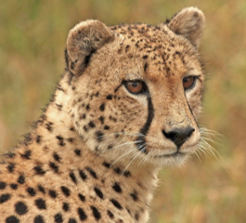
#> input picture Guepardo.png, 246 x 223 px
$ python Practica2.py   (older library calls are emulated)
#> lines starting #> are read from the running program, lines starting #| are printed output that depends on the picture
#Isaac Alejandro Gutiérrez Huerta 19110198 7E1
#Sistemas de Visión Artificial

import numpy as np
from PIL import Image
from matplotlib import pyplot as plt
import cv2 #opencv
import os
import math

os.system("cls")

img1=cv2.imread('Guepardo.png',1)
#> img1 is the input picture: shape (223, 246, 3); mean B, G, R 90.3, 133.4, 164.6
img2=cv2.imread('Aguila.png',1)
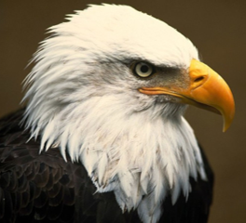
#> input picture Aguila.png, 246 x 223 px
#> img2 is the input picture: shape (223, 246, 3); mean B, G, R 94, 113.9, 125

img_orig = np.concatenate((img1, img2), axis=1)
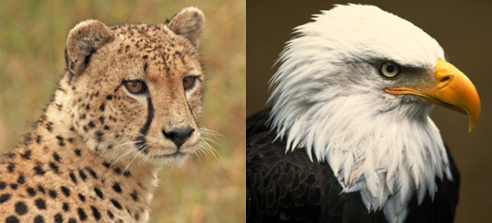
#> img_orig: shape (223, 492, 3); mean B, G, R 92.2, 123.6, 144.8

cv2.imshow("Imagenes originales",img_orig)
k=0
while (k!=105):
    k=cv2.waitKey(0)
#> (key Esc is pressed here)
    if k == ord('i'): # wait for 'i' key to continue
        cv2.destroyAllWindows()

#------------SUMA
suma1=cv2.add(img1,img2)
cv2.imwrite("Suma1.png",suma1)
suma1 = np.concatenate((img1, suma1, img2), axis=1)

suma2=img1+img2
suma2 = np.concatenate((img1, suma2, img2), axis=1)

suma3=np.array(img1)+np.array(img2)
suma3=np.concatenate((img1, suma3, img2), axis=1)

suma=np.concatenate((suma1, suma2, suma3), axis=0)
cv2.imshow("Suma",suma)
cv2.imwrite("Suma.png",suma)
cv2.waitKey(3000)
cv2.destroyAllWindows()

#------------RESTA
resta1=cv2.subtract(img1,img2)
cv2.imwrite("Resta1.png",resta1)
resta1 = np.concatenate((img1, resta1, img2), axis=1)

resta2=img1-img2
resta2 = np.concatenate((img1, resta2, img2), axis=1)

resta3=np.array(img1)-np.array(img2)
resta3=np.concatenate((img1, resta3, img2), axis=1)

resta=np.concatenate((resta1, resta2, resta3), axis=0)
cv2.imshow("Resta",resta)
cv2.imwrite("Resta.png",resta)
cv2.waitKey(3000)
cv2.destroyAllWindows()

#------------MULTIPLICACIÓN
mult1=cv2.multiply(img1,img2)
cv2.imwrite("Multiplicacion1.png",mult1)
mult1= np.concatenate((img1, mult1, img2), axis=1)

mult2=img1*img2
mult2= np.concatenate((img1, mult2, img2), axis=1)

mult=np.concatenate((mult1, mult2), axis=0)
cv2.imshow("Multiplicacion",mult)
cv2.imwrite("Multiplicacion.png",mult)
cv2.waitKey(3000)
cv2.destroyAllWindows()

#------------DIVISIÓN
div1=cv2.divide(img1,img2)
cv2.imwrite("Division1.png",div1)
div1= np.concatenate((img1, div1, img2), axis=1)

div2=img1/img2
div2= np.concatenate((img1, div2, img2), axis=1)

div=np.concatenate((div1, div2),axis=0)
cv2.imshow("Division",div)
cv2.imwrite("Division.png",div)
cv2.waitKey(3000)
cv2.destroyAllWindows()

#------------LOGARÍTMO NATURAL
c = 255 / np.log(1 + np.max(img1))
log11 = c * (np.log(img1 + 1))
log11 = np.array(log11, dtype = np.uint8)
cv2.imwrite("LogaritmoNatural1.png",log11)
c = 255 / np.log(1 + np.max(img2))
log12 = c * (np.log(img2 + 1))
log12 = np.array(log12, dtype = np.uint8)
cv2.imwrite("LogaritmoNatural2.png",log12)

log1=np.concatenate((img1, log11, log12, img2), axis=1)

log21=np.log(img1)
log21 = np.asarray(log21, dtype="uint8")
log22=np.log(img2)
log22 = np.asarray(log22, dtype="uint8")
log2=np.concatenate((img1, log21, log22, img2), axis=1)

log=np.concatenate((log1, log2), axis=0)

cv2.imwrite("LogaritmoNatural.png",log)
cv2.imshow("Logaritmo Natural",log)

cv2.waitKey(3000)
cv2.destroyAllWindows()

#------------RAÍZ
sqrt21=img1**(0.5)
cv2.imwrite("RaizCuadrada1.png",sqrt21)
sqrt22=img2**(0.5)
cv2.imwrite("RaizCuadrada2.png",sqrt22)
sqrt2=np.concatenate((img1,sqrt21,sqrt22,img2),axis=1)

sqrt31=np.sqrt(img1)
sqrt31 = np.asarray(sqrt31, dtype="uint8")
sqrt32=np.sqrt(img2)
sqrt32 = np.asarray(sqrt32, dtype="uint8")
sqrt3=np.concatenate((img1,sqrt31,sqrt32,img2),axis=1)

sqrt=np.concatenate((sqrt2, sqrt3),axis=0)
cv2.imshow("Raiz Cuadrada",sqrt)
cv2.imwrite("Raiz Cuadrada.png",sqrt)
cv2.waitKey(3000)
cv2.destroyAllWindows()

#------------POTENCIA
pot11=cv2.pow(img1,2)
cv2.imwrite("Potencia1.png",pot11)
pot12=cv2.pow(img2,2)
cv2.imwrite("Potencia2.png",pot12)
pot1=np.concatenate((img1,pot11,pot12,img2),axis=1)

pot21=img1**2
pot22=img2**2
pot2=np.concatenate((img1,pot21,pot22,img2),axis=1)

pot31=np.power(img1, 2)
pot32=np.power(img2, 2)
pot3=np.concatenate((img1,pot31,pot32,img2),axis=1)

pot=np.concatenate((pot1,pot2,pot3),axis=0)
cv2.imshow("Potencia",pot)
cv2.imwrite("Potencia.png",pot)
cv2.waitKey(3000)
cv2.destroyAllWindows()

#------------DERIVADA
der1=cv2.Sobel(img1,ddepth=cv2.CV_64F, dx=1, dy=1, ksize=5)
cv2.imwrite("Derivada1.png",der1)
der2=cv2.Sobel(img2,ddepth=cv2.CV_64F, dx=1, dy=1, ksize=5)
cv2.imwrite("Derivada2.png",der2)
der=np.concatenate((img1,der1,der2,img2),axis=1)

cv2.imshow("Derivada",der)
cv2.imwrite("Derivada.png",der)
cv2.waitKey(3000)
cv2.destroyAllWindows()

#------------CONJUNCIÓN
and1=cv2.bitwise_and(img1,img2)
cv2.imwrite("Conjuncion1.png",and1)
and1=np.concatenate((img1,and1,img2),axis=1)

cv2.imshow("Conjuncion",and1)
cv2.imwrite("Conjuncion.png",and1)
cv2.waitKey(3000)
cv2.destroyAllWindows()

#------------DISYUNCIÓN
or1=cv2.bitwise_or(img1,img2)
cv2.imwrite("Disyuncion1.png",or1)
or1=np.concatenate((img1,or1,img2),axis=1)

cv2.imshow("Disyuncion",or1)
cv2.imwrite("Disyuncion.png",or1)
cv2.waitKey(3000)
cv2.destroyAllWindows()

#------------NEGACIÓN
not11=cv2.bitwise_not(img1)
cv2.imwrite("Negacion1.png",not11)
not12=cv2.bitwise_not(img2)
cv2.imwrite("Negacion2.png",not12)
not1=np.concatenate((img1,not11,not12,img2),axis=1)

cv2.imshow("Negacion",not1)
cv2.imwrite("Negacion.png",not1)
cv2.waitKey(3000)
cv2.destroyAllWindows()

#------------TRASLACIÓN
ancho=img1.shape[1]
alto=img1.shape[0]
M1=np.float32([[1,0,50],[0,1,25]])
M2=np.float32([[1,0,-50],[0,1,25]])
tras11=cv2.warpAffine(img1,M1,(ancho,alto))
cv2.imwrite("Traslacion1.png",tras11)
tras12=cv2.warpAffine(img2,M2,(ancho,alto))
cv2.imwrite("Traslacion2.png",tras12)
tras1=np.concatenate((img1,tras11,tras12,img2),axis=1)

cv2.imshow("Traslacion",tras1)
cv2.imwrite("Traslacion.png",tras1)
cv2.waitKey(3000)
cv2.destroyAllWindows()

#------------ESCALADO
porc_escalado=50
ancho2=int(img1.shape[1]*porc_escalado/100)
alto2=int(img1.shape[0]*porc_escalado/100)
escal1=(ancho2,alto2)
escal11=cv2.resize(img1,escal1)
cv2.imwrite("Escalado1.png",escal11)
escal12=cv2.resize(img2,escal1)
cv2.imwrite("Escalado2.png",escal12)
escal1=np.concatenate((escal11,escal12),axis=1)

cv2.imshow("Escalado",escal1)
cv2.imwrite("Escalado.png",escal1)
cv2.waitKey(3000)
cv2.destroyAllWindows()

#------------ROTACIÓN
rot=cv2.getRotationMatrix2D((ancho/2,alto/2),45,1)
rot11=cv2.warpAffine(img1,rot,(ancho,alto))
cv2.imwrite('Rotacion1.png',rot11)
rot12=cv2.warpAffine(img2,rot,(ancho,alto))
cv2.imwrite('Rotacion2.png',rot12)
rot1=np.concatenate((img1,rot11,rot12,img2),axis=1)

cv2.imshow('Rotacion',rot1)
cv2.imwrite('Rotacion.png',rot1)
cv2.waitKey(3000)
cv2.destroyAllWindows()

#------------TRASLACIÓN A FIN
rows,cols = img1.shape[:2]
pts1 = np.float32([[50,50],[200,50],[50,200]])
pts2 = np.float32([[10,100],[200,50],[100,250]])
M = cv2.getAffineTransform(pts1,pts2)
trasafin11 = cv2.warpAffine(img1,M,(rows,cols))
trasafin11 = cv2.resize(trasafin11,(cols,rows))
cv2.imwrite('TraslacionAFin1.png',trasafin11)

rows,cols = img2.shape[:2]
pts1 = np.float32([[50,50],[200,50],[50,200]])
pts2 = np.float32([[10,100],[200,50],[100,250]])
M = cv2.getAffineTransform(pts1,pts2)
trasafin12 = cv2.warpAffine(img2,M,(rows,cols))
trasafin12 = cv2.resize(trasafin12,(cols,rows))
cv2.imwrite('TraslacionAFin2.png',trasafin12)

trasafin1=np.concatenate((img1,trasafin11,trasafin12,img2),axis=1)

cv2.imshow('Traslacion A Fin',trasafin1)
cv2.imwrite('TraslacionAFin.png',trasafin1)
cv2.waitKey(3000)
cv2.destroyAllWindows()

#------------TRANSPUESTA
trans=cv2.getRotationMatrix2D((ancho/2,alto/2),90,1)
trans11=cv2.warpAffine(img1,trans,(ancho,alto))
cv2.imwrite('Transpuesta1.png',trans11)
trans12=cv2.warpAffine(img2,trans,(ancho,alto))
cv2.imwrite('Transpuesta2.png',trans12)
trans1=np.concatenate((img1,trans11,trans12,img2),axis=1)

cv2.imshow('Transpuesta',trans1)
cv2.imwrite('Transpuesta.png',trans1)
cv2.waitKey(3000)
cv2.destroyAllWindows()

#------------PROYECCIÓN
pts1=np.float32([[200, 0],[350,0],[28,200],[350,210]])
pts2=np.float32([[0,0],[480,0],[0,270],[480,270]])
M=cv2.getPerspectiveTransform(pts1,pts2)
proy11=cv2.warpPerspective(img1,M,(cols,rows))
cv2.imwrite('Proyeccion1.png',proy11)
proy12=cv2.warpPerspective(img2,M,(cols,rows))
cv2.imwrite('Proyeccion2.png',proy12)
proy1=np.concatenate((img1,proy11,proy12,img2),axis=1)
cv2.imshow('Proyeccion',proy1)
cv2.imwrite('Proyeccion.png',proy1)
cv2.waitKey(3000)
cv2.destroyAllWindows()


#-------------------------------------------------------------------------------

os.system("cls")
